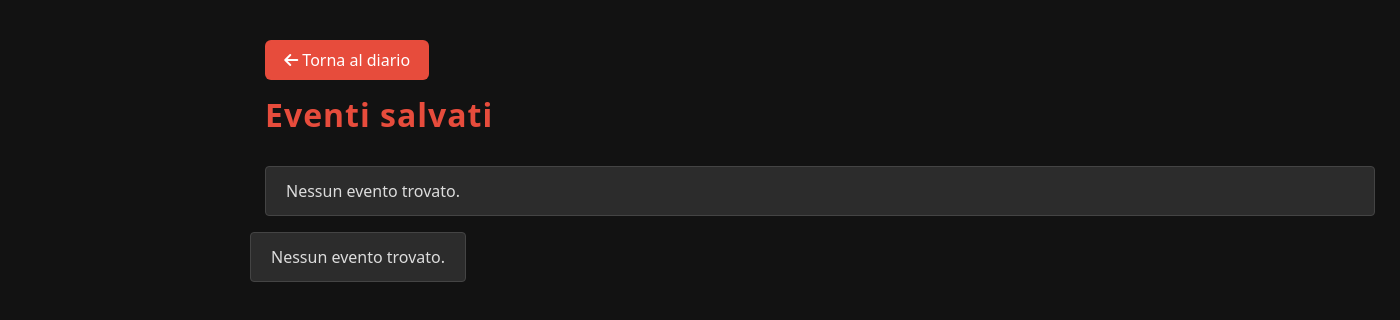
Page /lista_eventi/5/ (signed in) on the earlier database version.
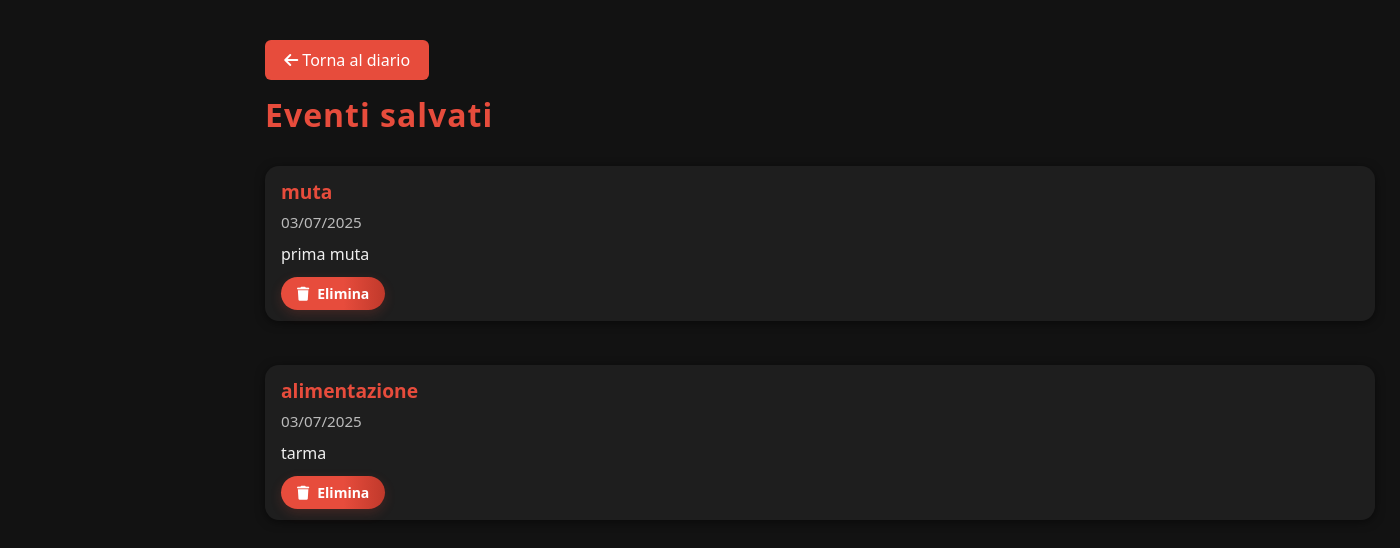
Same page on the later database version.
### My_Spider/models.py (models this page shows)
class Evento(models.Model):
    id_evento = models.AutoField(primary_key=True)
    tipo = models.CharField(max_length=50)
    data = models.DateField()
    note = models.TextField(blank=True)
    foto = models.ImageField(upload_to='eventi_foto/', blank=True, null=True)
    id_tarantola = models.ForeignKey(spider, on_delete=models.CASCADE, related_name='eventi')

### My_Spider/views.py (the view)
# urls.py: path('lista_eventi/<int:spider_id>/', views.lista_eventi_view, name='lista_eventi'),
def lista_eventi_view(request, spider_id):
    logged_in = request.session.get('logged_in', False)
    if not logged_in:
        return redirect('login')
    eventi = Evento.objects.filter(id_tarantola=spider_id)
    context = {
        'logged_in': logged_in,
        'username': request.session.get('username', 'Utente'),
        'eventi': eventi
    }
    return render(request, 'lista_eventi.html', context)

### templates/lista_eventi.html (shortened to what this page needs)
{% load static %}
<!DOCTYPE html>
<html lang="it">
<head>
    <link rel="stylesheet" href="https://cdnjs.cloudflare.com/ajax/libs/font-awesome/6.4.2/css/all.min.css">
    <link rel="stylesheet" href="{% static 'css/bootstrap.min.css' %}">
    <link rel="stylesheet" href="{% static 'css/fontawesome.min.css' %}">
</head>
<body>
<div class="container">
    <a href="{% url 'diario' %}" class="back-btn mb-3"><i class="fas fa-arrow-left"></i> Torna al diario</a>
    <h2 class="page-title">Eventi salvati</h2>
    <div class="row">
        {% for evento in eventi %}
        <div class="col-12 mb-3">
            <div class="card" style="padding: 0.7rem 1rem;">
                <div style="display: flex; align-items: flex-start; gap: 1rem;">
                    <div style="flex: 1;">
                        <div class="event-title" style="margin-bottom: 0.3rem;">{{ evento.tipo }}</div>
                        <div class="event-date" style="margin-bottom: 0.5rem;">{{ evento.data|date:"d/m/Y" }}</div>
                        <p class="card-text" style="margin-bottom: 0.7rem;">{{ evento.note }}</p>
                        <form method="post" action="{% url 'elimina_evento' evento.pk %}">
                            <button type="submit" class="delete-btn" style="padding: 6px 16px; font-size: 14px;">
                                <i class="fas fa-trash"></i> Elimina
                            </button>
                        </form>
                    </div>
                </div>
            </div>
        </div>
        {% empty %}
        <div class="col-12">
            <div class="alert alert-info">Nessun evento trovato.</div>
        </div>
            <div class="alert alert-info">Nessun evento trovato.</div>
        </div>
        {% endfor %}
    </div>
</div>
</body>
</html>

Differences in the rows shown:
added Evento: tipo "muta", data "03/07/2025", note "prima muta"
added Evento: tipo "alimentazione", data "03/07/2025", note "tarma"
Other differences:
text no longer shown: "Nessun evento trovato. Nessun evento trovato."
